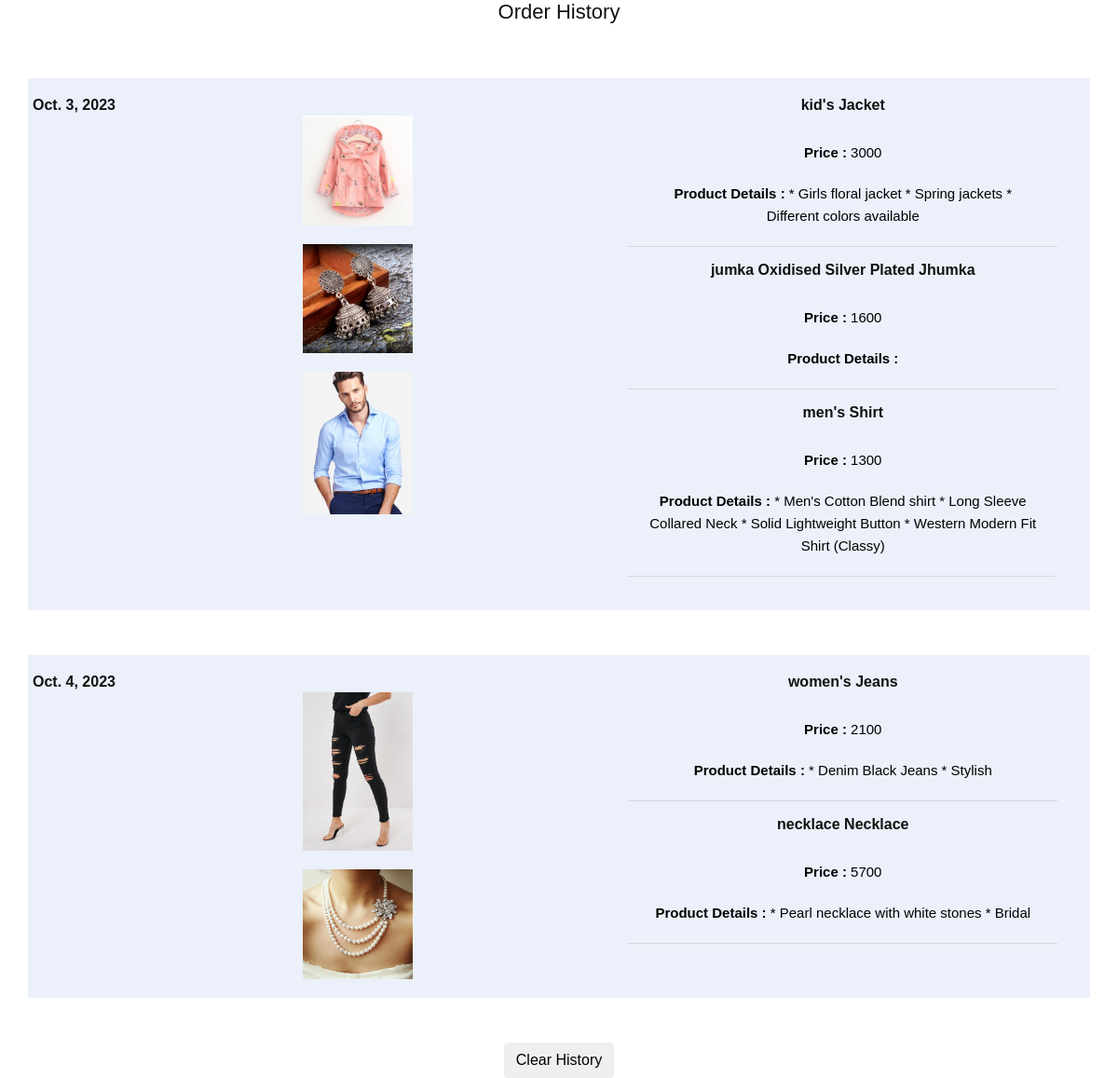
Page /ecom_app/e-com-1-user-my-order-display/ (signed in) on the committed database.
### ecom_app/models.py (models this page shows)
class ecomsellerproductupload(models.Model):
    prod_name = models.CharField(max_length=50)
    imgfile = models.FileField(upload_to='ecom_app/static')
    prod_category = models.CharField(max_length=40)
    prod_size = models.CharField(max_length=10)
    prod_price = models.IntegerField()
    prod_details = models.CharField(max_length=1000)
    login_id = models.IntegerField()
    def __str__(self):
        return self.prod_category

class My_Orders(models.Model):
    user_loginid = models.IntegerField()
    prod_id_list = models.JSONField()
    order_date = models.DateField()

### ecom_app/views.py (the view)
# urls.py: path('e-com-1-user-my-order-display/',my_orders_display),
def my_orders_display(request):
    o = My_Orders.objects.all()
    new_o = []
    final_p = []
    final_imgfile = []
    date = []
    print('length of order items =',len(o))
    if len(o)<=0:
        return HttpResponse('No Order History available')
    else:
        for i in o:
            if i.user_loginid == request.session['user_loginid']:
                new_o.append(i)
                date.append(i.order_date)
                p1 = []
                prod_img = []
                for j in i.prod_id_list:
                    p = ecomsellerproductupload.objects.get(id=j)
                    img = str(p.imgfile).split('/')[-1]
                    prod_img.append(img)
                    p1.append(p)
                final_p.append(p1)
                final_imgfile.append(prod_img)
                final_pp = zip(date,final_p,final_imgfile)
            else:
                return HttpResponse('No Order History available')
        print('final product list in order history :',final_p)
        print('final details in order history :', date)
        return render(request,'my_order_display.html',{'order_date':date,'products':final_pp})

### ecom_app/templates/my_order_display.html (shortened to what this page needs)
<!DOCTYPE html>
<html lang="en">
{% load static %}
<head>
    <link rel="stylesheet" type="text/css" href="{% static 'css/bootstrap.min.css' %}">
    <link rel="stylesheet" type="text/css" href="{% static 'css/style.css' %}">
    <link rel="stylesheet" href="{% static 'css/responsive.css' %}">
</head>
<body style="text-align:center;color:black;">
<div class="main-cont container " style="padding:0px;">
    <h2>Order History</h2>
    {% for date,j,img in products %}
    <div class="container mt-5" style="padding:20px;background-color: #ebf0fa;">
        <div class="row">
            <h4 style="float:left;font-weight:bold;">{{date}}</h4>
            <div class="col">
                {% for i in img %}
                <img src="/static/{{i}}" width="24%">
                {% endfor %}
            </div>
            <div class="col">
                {% for k in j %}
                <div class="container">
                    <h4 style="font-weight:bold;">{{k.prod_category}} {{k.prod_name}}</h4>
                    <p><span style="font-weight:bold;">Price :</span> <span>{{k.prod_price}}</span></p>
                    <p><span style="font-weight:bold;">Product Details : </span>{{k.prod_details}}</p><hr>
                </div>
                {% endfor %}
            </div>
        </div>
    </div>
    {% endfor %}
    <div class="container clear-order-history mt-5">
        <a href="http://127.0.0.1:8000/ecom_app/e-com-1-clear-user-my-order-history/">
            <button class="btn">Clear History</button>
        </a>
    </div>
</div>
</body>
</html>

### ecom_app/static/css/style.css (style rules this page uses)
* { box-sizing: border-box !important; transition: ease all 0.5s; }
html { scroll-behavior: smooth; overflow-x: hidden; }
body { color: #666666; font-size: 14px; line-height: 1.80857; font-weight: normal; overflow-x: hidden; font-family: 'Poppins', sans-serif; }
a { color: #1f1f1f; text-decoration: none !important; outline: none !important; -webkit-transition: all .3s ease-in-out; -moz-transition: all .3s ease-in-out; -ms-transition: all .3s ease-in-out; -o-transition: all .3s ease-in-out; transition: all .3s ease-in-out; }
h1, h2, h3, h4, h5, h6 { letter-spacing: 0; font-weight: normal; position: relative; padding: 0 0 10px 0; font-weight: normal; line-height: normal; color: #111111; margin: 0 }
h2 { font-size: 22px }
h4 { font-size: 16px }
*, *::after, *::before { -webkit-box-sizing: border-box; -moz-box-sizing: border-box; box-sizing: border-box; }
p { margin: 20px; font-weight: 300; font-size: 15px; line-height: 24px; }
a { color: #222222; text-decoration: none; outline: none !important; }
a, .btn { text-decoration: none !important; outline: none !important; -webkit-transition: all .3s ease-in-out; -moz-transition: all .3s ease-in-out; -ms-transition: all .3s ease-in-out; -o-transition: all .3s ease-in-out; transition: all .3s ease-in-out; }
img { max-width: 100%; height: auto; }
button { border: 0; margin: 0; padding: 0; cursor: pointer; }

### rows in the picture
ecomsellerproductupload: order_date "Oct. 3, 2023", prod_category "kid's", prod_name "Jacket", prod_price "3000", prod_details "* Girls floral jacket * Spring jackets * Different colors available"
ecomsellerproductupload: prod_category "jumka", prod_name "Oxidised Silver Plated Jhumka", prod_price "1600"
ecomsellerproductupload: prod_category "men's", prod_name "Shirt", prod_price "1300", prod_details "* Men's Cotton Blend shirt * Long Sleeve Collared Neck * Solid Lightweight Button * Western Modern Fit Shirt (Classy)"
ecomsellerproductupload: order_date "Oct. 4, 2023", prod_category "women's", prod_name "Jeans", prod_price "2100", prod_details "* Denim Black Jeans * Stylish"
ecomsellerproductupload: prod_category "necklace", prod_name "Necklace", prod_price "5700", prod_details "* Pearl necklace with white stones * Bridal"
